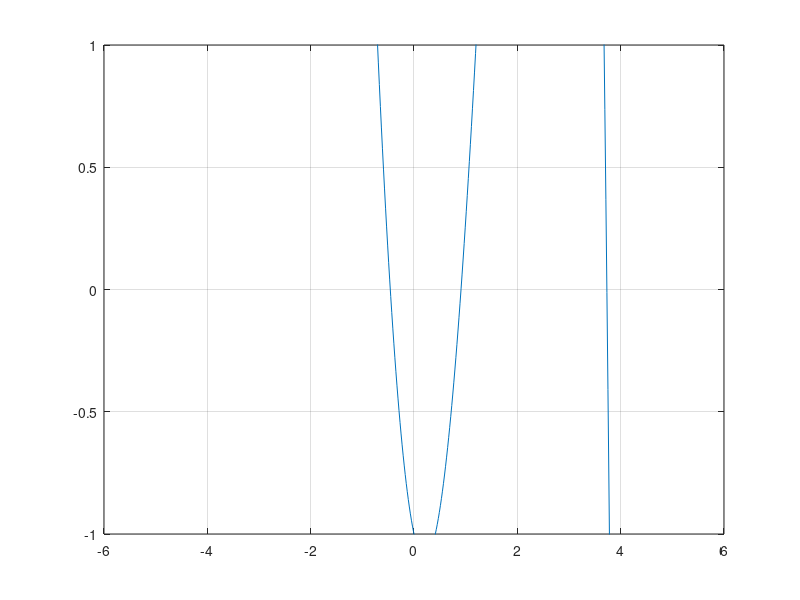

MATLAB code to generate this figure: (Note: this script raises an error after producing the figure.)
f = @(x)3.*x.^2-exp(x);

xx = linspace(-10,10,1000);
plot(xx,f(xx))
grid on
axis([-6 6 -1 1]) % fazer zoom
hold on
aproxraiz(f,-1,1000,0)

format long
[c, yc, erromax] = bissec(f, -1, 0, 10.^-5, 200)


% ao fim de 17 iteraçoes obteve-se c(alpha) = -0.458961486816406
% com erro absoluto 0.000007629394531 < 10^-5, logo 
% verifica-se que a aproximação está correta